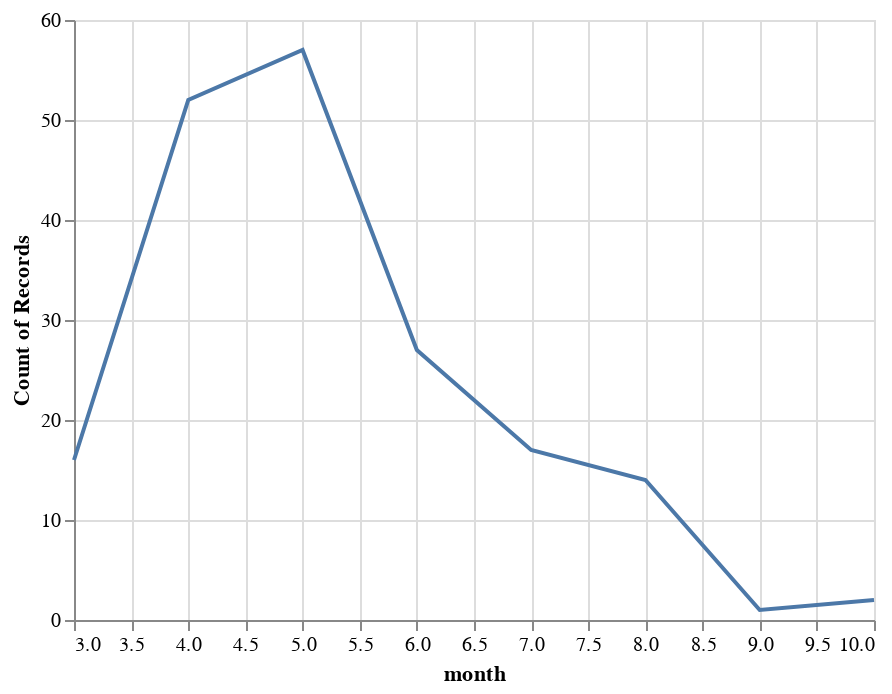

The notebook cell this image was saved under:
### Markdown cell above
# Data Exploration

### Code cell
from altair import *

df_music = pd.read_csv("https://raw.githubusercontent.com/reillynski/data301-finalproject/master/df_music.csv", index_col=0)

df_music['date'] = pd.to_datetime(df_music['date'])
df_music["month"] = df_music["date"].dt.month

##not sure what graph is best here
Chart(df_music).mark_line().encode(
    x="month",
    y="count()"
)

### Figure 1 — Vega-Lite specification as saved in the notebook (floating-point values rounded to 4 significant figures; data arrays with more than 128 entries replaced by an {"elided": "..."} marker saying what was removed)
{"config": {"view": {"continuousWidth": 400, "continuousHeight": 300}}, "data": {"name": "data-f790fb1aadd6f65c30f91876e5547112"}, "mark": "line", "encoding": {"x": {"type": "quantitative", "field": "month"}, "y": {"type": "quantitative", "aggregate": "count"}}, "$schema": "https://vega.github.io/schema/vega-lite/v4.0.2.json", "datasets": {"data-f790fb1aadd6f65c30f91876e5547112": {"elided": "186 records"}}}
